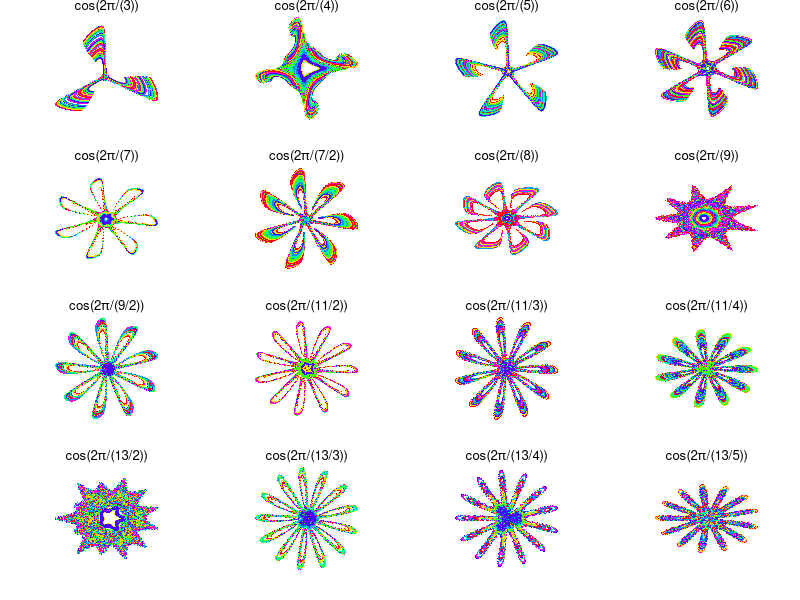

Here is the R script that generated this plot:
library("MASS")

fx=function(x) (2+a*x^3+a*x^2+a*x)/(1+x^2)
angbox=c(
  (3), (4), (5), (6),
  (7), (7/2),(8), (9), 
  (9/2), (11/2), (11/3), (11/4),
  (13/2), (13/3), (13/4), (13/5)
)
abox=cos(2*pi/angbox)+.001
nct=1
par(mfrow=c(4,4))
for (a in abox) {
  b=.9985
  n=500
  m=96
  x0box=5*cos(c(0:m)*2*pi/m)
  y0box=5*sin(c(0:m)*2*pi/m)
  
  xbox=rep(NA, n*m)
  ybox=rep(NA, n*m)
  colbox=rep(NA, n*m)
  s=1
  for(k in 1:m){
    x=x0box[k]
    y=y0box[k]
    for(l in 1:n){
      colbox[s]=k 
      xbox[s]=x
      ybox[s]=y
      s=s+1
      x=b*y+fx(x)
      y=-xbox[s-1]+fx(x)
    }
  }
  
  par(pty="s", mar=c(2,2,1,1), mgp=c(1,.4,0))
  
  # plot(x=xbox, y=ybox, pch=16, cex=.25, col=rainbow(7)[(colbox %%7)+1], xlab="x",ylab= "y", main=paste("a=", a, ", b=" , b, ", x0=" , xbox[1], ", y0=", ybox[1]), asp=1)
  
#   plot(x=xbox, y=ybox, pch=16, cex=.25, col=rainbow(7)[(colbox %%7)+1], axes = F, xlab="",ylab= "", main=as.character(fractions(a)), asp=1)
# }

plot(x=xbox, y=ybox, pch=16, cex=.25, col=rainbow(7)[(colbox %%7)+1], axes = F, xlab="",ylab= "", main=substitute(paste("cos(2", pi, "/","(", ang, ")", ")"), list(ang=as.character(fractions(angbox[nct])))), asp=1)
nct=nct+1
}

#rainbow(7)[(colbox %%7)+1]

# abox=c(0,    1/2, 1/3, 2/3, 1/4, 3/4,
#        1/5,  2/5, 3/5, 4/5, 1/6, 5/6,
#        1/7,  2/7, 3/7, 4/7, 5/7, 6/7,
#        -1,  -1/2,-1/3,-2/3,-1/4,-3/4,
#        -1/5,-2/5,-3/5,-4/5,-1/6,-5/6,
#        -1/7,-2/7,-3/7,-4/7,-5/7,-6/7
# )

